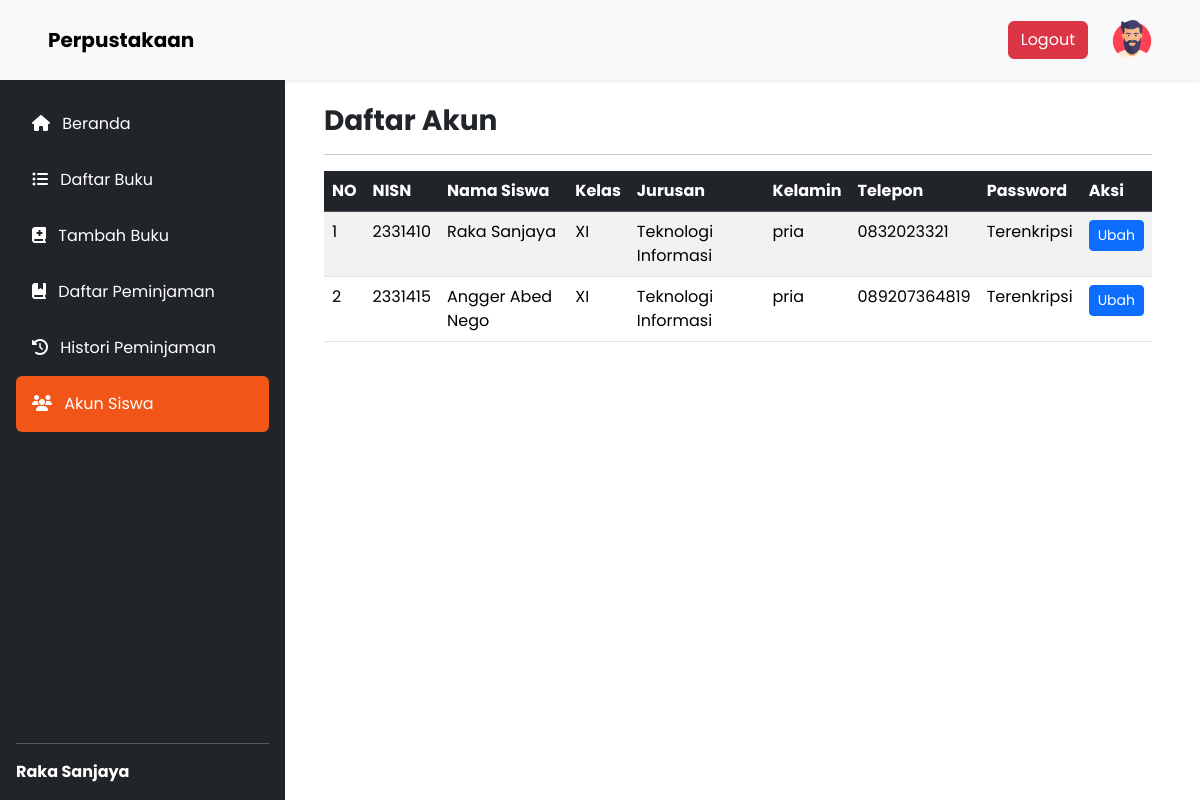
The page /pages/dashboardAdmin/akun_siswa.php (signed in) on the database its author committed.
### tables this page shows
CREATE TABLE `siswa` (
  `nisn` int(11) NOT NULL,
  `nama` varchar(50) NOT NULL,
  `kelas` varchar(5) NOT NULL,
  `jurusan` varchar(20) NOT NULL,
  `kelamin` varchar(10) NOT NULL,
  `telepon` varchar(15) NOT NULL,
  `password` varchar(255) NOT NULL
);

CREATE TABLE `jurusan` (
  `id_jurusan` varchar(20) NOT NULL,
  `nama_jurusan` varchar(50) NOT NULL
);

### config/controller.php (called while the page is built, shortened)
<?php
function select($query)
{
    global $db;
    $result = mysqli_query($db, $query);
    $rows = [];
    while ($row = mysqli_fetch_assoc($result)) {
        $rows[] = $row;
    }
    return $rows;
}

### pages/dashboardAdmin/akun_siswa.php (the view, shortened to what this page needs)
<?php
require_once "../../layouts/header.php";
$daftar_siswa = select("SELECT * FROM `siswa`, `jurusan` WHERE siswa.jurusan = jurusan.id_jurusan");
?>
<section>
    <div class="d-flex">
        <div class="w-25"><?php require_once "../../layouts/sidebar.php" ?></div>
        <div class="w-75 mx-5 my-4">
            <h1 class="fw-bold fs-3">Daftar Akun</h1>
            <hr>
            <table class="table table-border table table-striped">
                <thead class="table-dark">
                    <tr>
                        <th scope="col">NO</th>
                        <th scope="col">NISN</th>
                        <th scope="col">Nama Siswa</th>
                        <th scope="col">Kelas</th>
                        <th scope="col">Jurusan</th>
                        <th scope="col">Kelamin</th>
                        <th scope="col">Telepon</th>
                        <th scope="col">Password</th>
                        <?php if ($_SESSION['adminRole'] == 1 || $_SESSION['adminRole'] == 3) : ?>
                            <th scope="col">Aksi</th>
                        <?php endif; ?>
                    </tr>
                </thead>
                <tbody>
                    <?php $no = 1; ?>
                    <?php foreach ($daftar_siswa as $data) : ?>
                        <tr>
                            <td><?= $no++; ?></td>
                            <td><?= $data['nisn']; ?></td>
                            <td><?= $data['nama']; ?></td>
                            <td><?= $data['kelas']; ?></td>
                            <td><?= $data['nama_jurusan']; ?></td>
                            <td><?= $data['kelamin']; ?></td>
                            <td><?= $data['telepon']; ?></td>
                            <td>Terenkripsi</td>
                            <?php if ($_SESSION['adminRole'] == 1 || $_SESSION['adminRole'] == 3) : ?>
                                <td>
                                    <a href="ubah_akun_siswa.php?nisn=<?= $data['nisn']; ?>" class="btn btn-primary btn-sm">Ubah</a>
                                </td>
                            <?php endif; ?>
                        </tr>
                    <?php endforeach; ?>
                </tbody>
            </table>
        </div>
    </div>
</section>
<?php require_once "../../layouts/footer.php"; ?>

### assets/css/style.css (style rules this page uses)
* { font-family: "poppins"; }

### rows shown on the page
siswa: nisn "2331410", nama "Raka Sanjaya", kelas "XI", jurusan.nama_jurusan "Teknologi Informasi", kelamin "pria", telepon "0832023321"
siswa: nisn "2331415", nama "Angger Abed Nego", kelas "XI", jurusan.nama_jurusan "Teknologi Informasi", kelamin "pria", telepon "089207364819"

### other values the page prints
$_SESSION['adminName'] "Raka Sanjaya"
